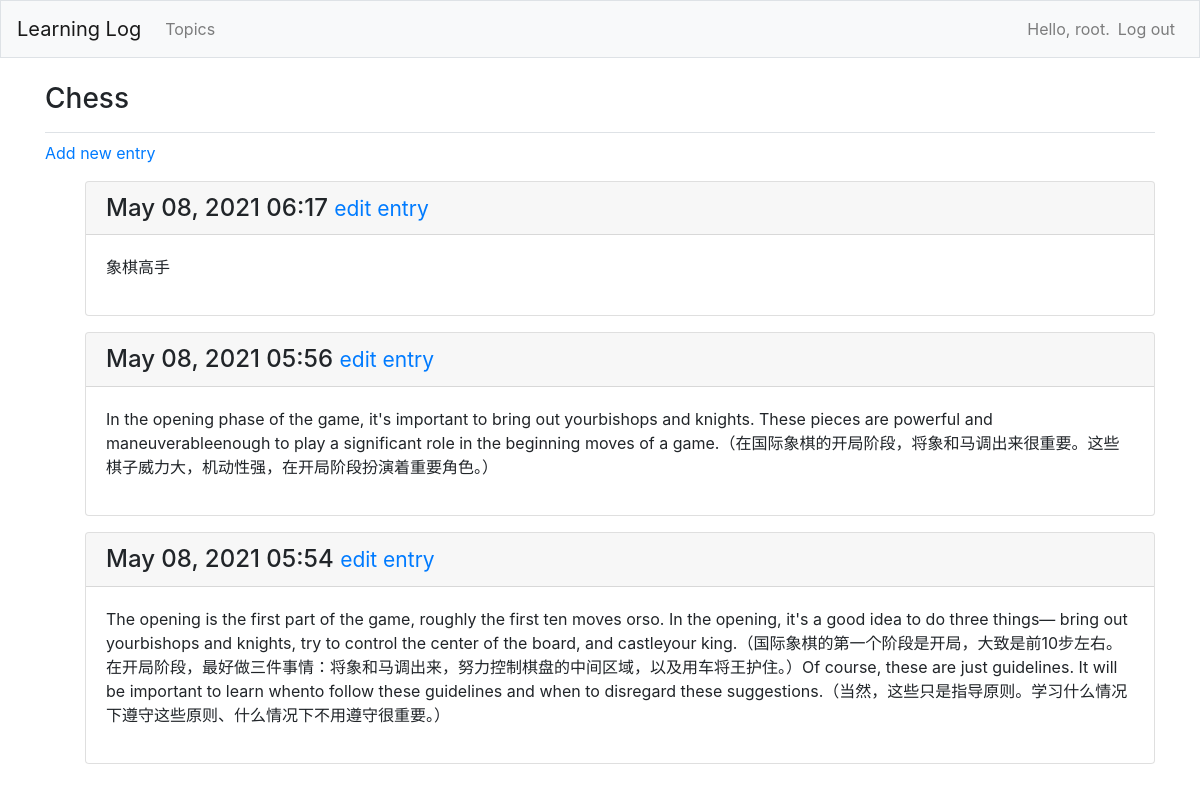
/topics/1 (signed in), run on the app's committed database.
### learning_logs/models.py (models this page shows, shortened)
class Topic(models.Model):
    text = models.CharField(max_length=200)
    date_added = models.DateTimeField(auto_now=True)
    owner = models.ForeignKey(User, on_delete=models.CASCADE)
    def __str__(self):
        return self.text

class Entry(models.Model):
    topic = models.ForeignKey(Topic, on_delete=models.CASCADE)
    text = models.TextField()
    date_added = models.DateTimeField(auto_now=True)
    class Meta:
        verbose_name_plural = 'entries'

### learning_logs/views.py (the view)
# urls.py: path('topics/<int:topic_id>', views.topic, name='topic'),
@login_required()
def topic(request, topic_id):
    topic = get_object_or_404(Topic, id=topic_id)
    if check_topic_owner(request, topic):
        raise Http404
    entries = topic.entry_set.order_by('-date_added')
    context = {'topic': topic, "entries": entries}
    return render(request, 'learning_logs/topic.html', context)

### learning_logs/tools.py (called while the page is built)
def check_topic_owner(request, topic):
    return topic.owner != request.user

### learning_logs/templates/learning_logs/topic.html
{% extends 'learning_logs/base.html' %}
{% block page_header %}
  <h3>{{ topic }}</h3>
{% endblock page_header %}
{% block content %}
  <p>
    <a href="{% url 'learning_logs:new_entry' topic.id %}">Add new entry</a>
  </p>
  <ul>
  {% for entry in entries %}
    <div class="card mb-3">
      <h4 class="card-header">
        {{ entry.date_added|date:'M d, Y H:i' }}
        <small><a href="{% url 'learning_logs:edit_entry' entry.id %}">
            edit entry</a></small>
      </h4>
      <div class="card-body">
        {{ entry.text|linebreaks }}
      </div>
    </div>
  {% empty %}
    <p>There are no entries for this topic yet.</p>
  {% endfor %}
{% endblock content %}

### learning_logs/templates/learning_logs/base.html (shortened to what this page needs)
{% load bootstrap4 %}
<!doctype html>
<html lang="en">
<head>
  {% bootstrap_css %}
</head>
<body>
  <nav class="navbar navbar-expand-md navbar-light bg-light mb-4 border">
    <a class="navbar-brand" href="{% url 'learning_logs:index'%}">
        Learning Log</a>
    <div class="collapse navbar-collapse" id="navbarCollapse">
      <ul class="navbar-nav mr-auto">
        <li class="nav-item">
          <a class="nav-link" href="{% url 'learning_logs:topics'%}">
              Topics</a></li>
      </ul>
      <ul class="navbar-nav ml-auto">
        {% if user.is_authenticated %}
          <li class="nav-item">
            <span class="navbar-text"}">Hello, {{ user.username }}.</span>
          </li>
          <li class="nav-item">
            <a class="nav-link" href="{% url 'users:logout' %}">Log out</a>
          </li>
        {% else %}
          <li class="nav-item">
            <a class="nav-link" href="{% url 'users:register' %}">Register</a>
          </li>
          <li class="nav-item">
            <a class="nav-link" href="{% url 'users:login' %}">Log in</a></li>
        {% endif %}
      </ul>
    </div>
  </nav>
  <main role="main" class="container">
    <div class="pb-2 mb-2 border-bottom">
      {% block page_header %}{% endblock page_header %}
    </div>
    <div>
      {% block content %}{% endblock content %}
    </div>
  </main>
</body>
</html>

### data on the page
Topic: text "Chess"
Entry: date_added "May 08, 2021 06:17", text "象棋高手"
Entry: date_added "May 08, 2021 05:56", text "In the opening phase of the game, it's important to bring out yourbishops and knights. These pieces are powerful and maneuverableenough to play a significant role in the beginning moves of a game.（在国际象棋的开局阶段，将象和马调出来很重要。这些棋子威力大，机动性强，在开局阶段扮演着重要角色。）"
Entry: date_added "May 08, 2021 05:54", text "The opening is the first part of the game, roughly the first ten moves orso. In the opening, it's a good idea to do three things— bring out yourbishops and knights, try to control the center of the board, and castleyour king.（国际象棋的第一个阶段是开局，大致是前10步左右。在开局阶段，最好做三件事情：将象和马调出来，努力控制棋盘的中间区域，以及用车将王护住。）Of course, these are just guidelines. It will be important to learn whento follow these guidelines and when to disregard these suggestions.（当然，这些只是指导原则。学习什么情况下遵守这些原则、什么情况下不用遵守很重要。）"

### other printed values
{{ user.username }} "root"
